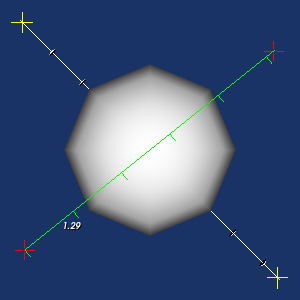

This figure's Python source:
#!/usr/bin/env python
# Demonstrate programmatic placement of vtkDistanceWidget in 2D and 3D.

import vtkmodules.vtkInteractionStyle  # noqa: F401
import vtkmodules.vtkRenderingFreeType  # noqa: F401
import vtkmodules.vtkRenderingOpenGL2  # noqa: F401

from vtkmodules.vtkFiltersSources import vtkSphereSource
from vtkmodules.vtkInteractionWidgets import (
    vtkDistanceRepresentation2D,
    vtkDistanceRepresentation3D,
    vtkDistanceWidget,
    vtkPointHandleRepresentation2D,
    vtkPointHandleRepresentation3D,
)
from vtkmodules.vtkRenderingAnnotation import vtkAxisActor2D
from vtkmodules.vtkRenderingCore import (
    vtkActor,
    vtkPolyDataMapper,
    vtkRenderWindow,
    vtkRenderWindowInteractor,
    vtkRenderer,
)

# Source
sphere_source = vtkSphereSource()

# Mapper + Actor
sphere_mapper = vtkPolyDataMapper()
sphere_mapper.SetInputConnection(sphere_source.GetOutputPort())

sphere_actor = vtkActor()
sphere_actor.SetMapper(sphere_mapper)

# Renderer
renderer = vtkRenderer()
renderer.AddActor(sphere_actor)
renderer.SetBackground(0.1, 0.2, 0.4)

# Render window
render_window = vtkRenderWindow()
render_window.AddRenderer(renderer)
render_window.SetWindowName("programmatic placement")
render_window.SetMultiSamples(0)
render_window.SetSize(300, 300)

# Interactor
interactor = vtkRenderWindowInteractor()
interactor.SetRenderWindow(render_window)

# Widget 1: 2D distance widget with ruler mode
handle_2d = vtkPointHandleRepresentation2D()
handle_2d.GetProperty().SetColor(1, 0, 0)

d_rep = vtkDistanceRepresentation2D()
d_rep.SetHandleRepresentation(handle_2d)
d_rep.InstantiateHandleRepresentation()
vtkAxisActor2D.SafeDownCast(d_rep.GetAxis()).SetTickLength(9)
vtkAxisActor2D.SafeDownCast(d_rep.GetAxis()).SetTitlePosition(0.2)
d_rep.RulerModeOn()
d_rep.SetRulerDistance(0.25)

d_widget = vtkDistanceWidget()
d_widget.SetInteractor(interactor)
d_widget.SetRepresentation(d_rep)
d_widget.SetWidgetStateToManipulate()

# Widget 2: 3D distance widget with ruler mode
handle_3d = vtkPointHandleRepresentation3D()
handle_3d.GetProperty().SetColor(1, 1, 0)

d_rep_2 = vtkDistanceRepresentation3D()
d_rep_2.SetHandleRepresentation(handle_3d)
d_rep_2.InstantiateHandleRepresentation()
d_rep_2.RulerModeOn()
d_rep_2.SetRulerDistance(0.25)

d_widget_2 = vtkDistanceWidget()
d_widget_2.SetInteractor(interactor)
d_widget_2.SetRepresentation(d_rep_2)
d_widget_2.SetWidgetStateToManipulate()

# Render to establish display coordinate system before enabling widgets
render_window.Render()
d_widget.On()
d_widget_2.On()

# Set 2D widget endpoints in display coordinates
d_rep.SetPoint1DisplayPosition((25, 50, 0))
d_rep.SetPoint2DisplayPosition((275, 250, 0))

# Set 3D widget endpoints in world coordinates
d_rep_2.SetPoint1WorldPosition((-0.75, 0.75, 0))
d_rep_2.SetPoint2WorldPosition((0.75, -0.75, 0))

interactor.Initialize()
interactor.Start()
